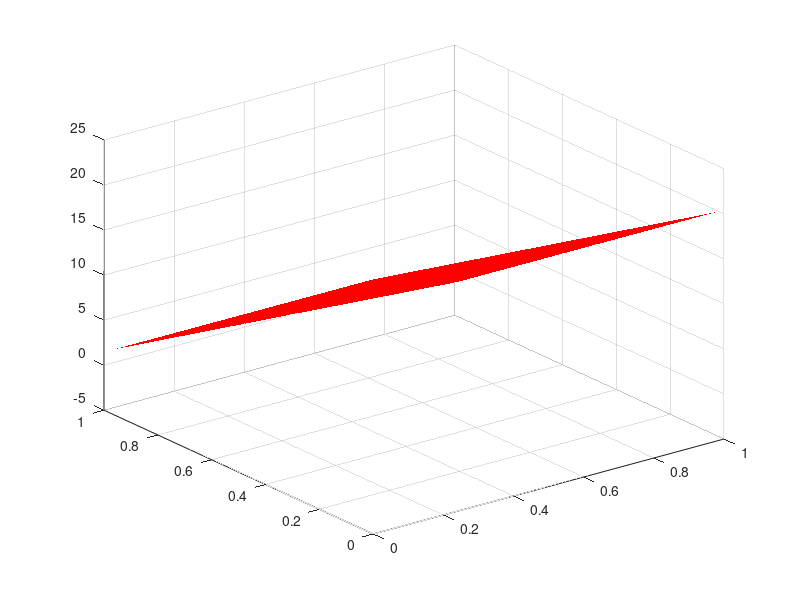

Recreate this plot in MATLAB. (Note: this script raises an error after producing the figure.)
% Inteligência Computacional
% Author: Thiago Silva Prates
%
function [wInicial, wFinal]=exec1()
    clear all;
    clc;

    file = importdata('dados.txt', ' ');
    data = file.data;
    
    % learning rate
    ni = 0.01;
    
    % matrix dimensions
    numRows = size(data, 1);
    numCols = size(data, 2);
    
    bias = -1;
    
    maxEpocas = 10;
    
    err = numRows;
    w = rand(1, numCols);
    
    wInicial = w;
    
    iter = 0;
    
    while err==0 || iter < maxEpocas

        err=numRows;
        
        for row=1:numRows
            % activation function
            y = w(1:numCols-1) .* data(row, 1:numCols-1);
            y = sum(y) + bias * w(1:numCols);
            
            % transfer function
            if y < 1
                y = 0;
            else
                y = 1;
            end
            
            % fix weights
            expected = data(row, numCols);
            if expected ~= y
                err = err - 1;
                d = expected-y;
                
                w(1, 1:numCols-1) = w(1, 1:numCols-1) + (ni*d).*data(row, 1:numCols-1);
                w(1, numCols) = w(1, numCols) + ni*d*bias;
            end
        end
        
        iter=iter + 1;
        
        % plot hyperplane
        [X,Y] = meshgrid(0:1);
        Z = -(w(4)*bias + w(1)*X + w(2)*Y)/w(3); 
        surf(X, Y, Z, 'FaceColor','red', 'EdgeColor', 'none');
        alpha(.4)
                
        hold on;
        
        % plot class 0
        lastColEquals0 = data(:,4) == 0;
        plot3(data(lastColEquals0, 1), data(lastColEquals0, 2), data(lastColEquals0,3), 'r*');
        
        hold on;
        
        % plot class 1
        lastColEquals1 = data(:,4) == 1;
        plot3(data(lastColEquals1, 1), data(lastColEquals1, 2), data(lastColEquals1, 3), 'bo');
        
        grid on;
       
        % title
        title('Tabalho de Inteligencia Computacional');
        
        %axis
        xlabel('Eixo X'); 
        ylabel('Eixo Y'); 
        zlabel('Eixo Z');
        
        pause;
        close;
        
        % display
        %disp('Iterações:');
        %disp(iter);
        
        %disp('Pesos:');
        %disp(w);        
    end
    
    wFinal = w;
end
